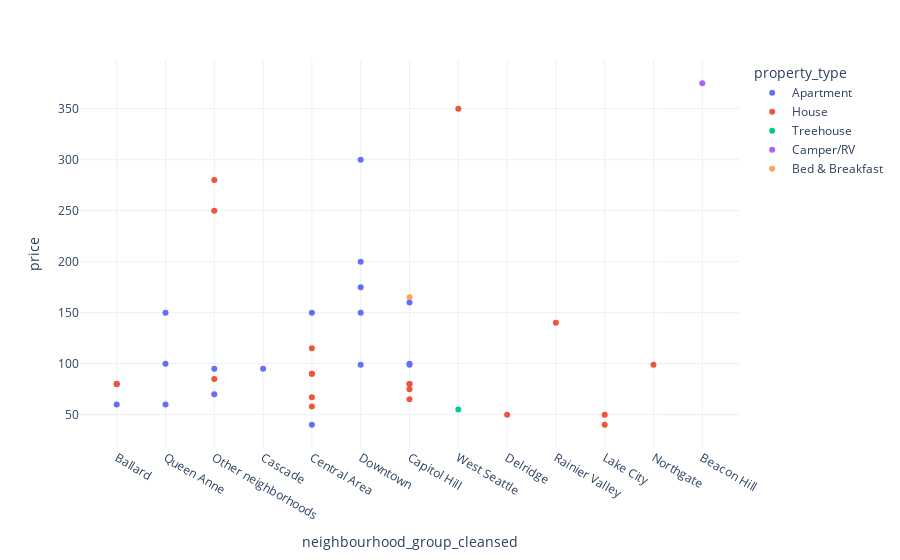

Notebook cell for this chart:
### Code cell
fig = px.scatter(df,
                x = 'neighbourhood_group_cleansed',
                y = 'price',
                color='property_type',
                hover_data=['room_type'],)
fig.show()

### Figure 1 — Plotly figure (JSON) as saved in the notebook; plotly's stock layout.template omitted (floating-point values rounded to 4 significant figures)
{"data": [{"customdata": [["Private room"], ["Entire home/apt"], ["Entire home/apt"], ["Private room"], ["Entire home/apt"], ["Entire home/apt"], ["Entire home/apt"], ["Shared room"], ["Entire home/apt"], ["Entire home/apt"], ["Entire home/apt"], ["Entire home/apt"], ["Entire home/apt"], ["Entire home/apt"], ["Entire home/apt"], ["Entire home/apt"], ["Entire home/apt"], ["Entire home/apt"], ["Entire home/apt"]], "hovertemplate": "property_type=Apartment<br>neighbourhood_group_cleansed=%{x}<br>price=%{y}<br>room_type=%{customdata[0]}<extra></extra>", "legendgroup": "Apartment", "marker": {"color": "#636efa", "symbol": "circle"}, "mode": "markers", "name": "Apartment", "orientation": "v", "showlegend": true, "x": ["Ballard", "Ballard", "Queen Anne", "Queen Anne", "Other neighborhoods", "Queen Anne", "Cascade", "Central Area", "Central Area", "Downtown", "Downtown", "Downtown", "Downtown", "Downtown", "Capitol Hill", "Capitol Hill", "Capitol Hill", "Other neighborhoods", "Capitol Hill"], "xaxis": "x", "y": [60.0, 80.0, 100.0, 60.0, 70.0, 150.0, 95.0, 40.0, 150.0, 300.0, 99.0, 200.0, 175.0, 150.0, 100.0, 160.0, 99.0, 95.0, 80.0], "yaxis": "y", "type": "scatter"}, {"customdata": [["Private room"], ["Private room"], ["Private room"], ["Private room"], ["Private room"], ["Entire home/apt"], ["Private room"], ["Private room"], ["Entire home/apt"], ["Entire home/apt"], ["Private room"], ["Private room"], ["Private room"], ["Private room"], ["Private room"], ["Private room"], ["Private room"], ["Entire home/apt"], ["Private room"]], "hovertemplate": "property_type=House<br>neighbourhood_group_cleansed=%{x}<br>price=%{y}<br>room_type=%{customdata[0]}<extra></extra>", "legendgroup": "House", "marker": {"color": "#EF553B", "symbol": "circle"}, "mode": "markers", "name": "House", "orientation": "v", "showlegend": true, "x": ["Central Area", "Central Area", "Central Area", "Central Area", "Central Area", "West Seattle", "Other neighborhoods", "Delridge", "Rainier Valley", "Other neighborhoods", "Capitol Hill", "Capitol Hill", "Ballard", "Lake City", "Lake City", "Other neighborhoods", "Ballard", "Northgate", "Capitol Hill"], "xaxis": "x", "y": [115.0, 67.0, 58.0, 90.0, 90.0, 350.0, 280.0, 50.0, 140.0, 250.0, 65.0, 75.0, 80.0, 40.0, 50.0, 85.0, 80.0, 99.0, 80.0], "yaxis": "y", "type": "scatter"}, {"customdata": [["Private room"]], "hovertemplate": "property_type=Treehouse<br>neighbourhood_group_cleansed=%{x}<br>price=%{y}<br>room_type=%{customdata[0]}<extra></extra>", "legendgroup": "Treehouse", "marker": {"color": "#00cc96", "symbol": "circle"}, "mode": "markers", "name": "Treehouse", "orientation": "v", "showlegend": true, "x": ["West Seattle"], "xaxis": "x", "y": [55.0], "yaxis": "y", "type": "scatter"}, {"customdata": [["Entire home/apt"]], "hovertemplate": "property_type=Camper/RV<br>neighbourhood_group_cleansed=%{x}<br>price=%{y}<br>room_type=%{customdata[0]}<extra></extra>", "legendgroup": "Camper/RV", "marker": {"color": "#ab63fa", "symbol": "circle"}, "mode": "markers", "name": "Camper/RV", "orientation": "v", "showlegend": true, "x": ["Beacon Hill"], "xaxis": "x", "y": [375.0], "yaxis": "y", "type": "scatter"}, {"customdata": [["Private room"]], "hovertemplate": "property_type=Bed & Breakfast<br>neighbourhood_group_cleansed=%{x}<br>price=%{y}<br>room_type=%{customdata[0]}<extra></extra>", "legendgroup": "Bed & Breakfast", "marker": {"color": "#FFA15A", "symbol": "circle"}, "mode": "markers", "name": "Bed & Breakfast", "orientation": "v", "showlegend": true, "x": ["Capitol Hill"], "xaxis": "x", "y": [165.0], "yaxis": "y", "type": "scatter"}], "layout": {"xaxis": {"anchor": "y", "domain": [0.0, 1.0], "title": {"text": "neighbourhood_group_cleansed"}}, "yaxis": {"anchor": "x", "domain": [0.0, 1.0], "title": {"text": "price"}}, "legend": {"title": {"text": "property_type"}, "tracegroupgap": 0}, "margin": {"t": 60}}}
